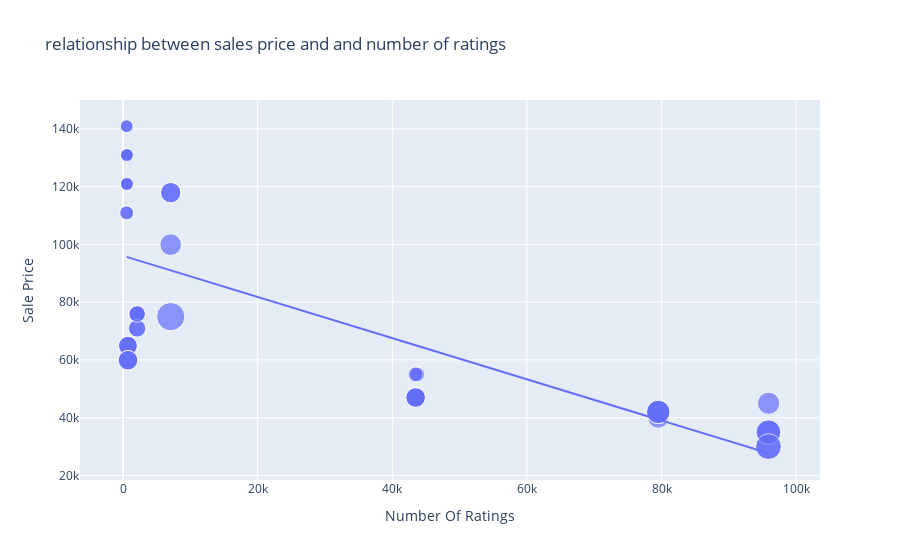

The code cell stored with this chart in its notebook:
### Code cell
figure = px.scatter(data_frame = data, x ="Number Of Ratings", y ="Sale Price", size = 'Discount Percentage', trendline = 'ols', title = 'relationship between sales price and and number of ratings')
figure.show()

### Figure 1 — Plotly figure (JSON) as saved in the notebook; plotly's stock layout.template omitted (floating-point values rounded to 4 significant figures)
{"data": [{"hovertemplate": "Number Of Ratings=%{x}<br>Sale Price=%{y}<br>Discount Percentage=%{marker.size}<extra></extra>", "legendgroup": "", "marker": {"color": "#636efa", "size": [0, 0, 0, 0, 0, 0, 0, 0, 0, 20, 16, 20, 20, 20, 0, 0, 0, 0, 29, 15, 0, 15, 17, 18, 6, 6, 13, 6, 14, 10, 7, 6, 6, 13, 13, 10, 10, 6, 14, 6, 10, 6, 11, 11, 10, 14, 7, 6, 6, 6, 8, 8, 24, 22, 22, 22, 8, 24, 14, 14, 14, 14], "sizemode": "area", "sizeref": 0.0725, "symbol": "circle"}, "mode": "markers", "name": "", "orientation": "v", "showlegend": false, "type": "scatter", "x": [3431, 3431, 3431, 11202, 11202, 3431, 3431, 11202, 1454, 79512, 79512, 79582, 79512, 79512, 1078, 1078, 1078, 1078, 7088, 7088, 1078, 7088, 7081, 95909, 542, 580, 740, 545, 740, 2101, 545, 580, 580, 730, 730, 2101, 2101, 580, 740, 580, 2092, 545, 2101, 2092, 2101, 740, 545, 580, 580, 580, 43707, 43707, 95807, 95909, 95807, 95909, 43470, 95909, 43470, 43470, 43470, 43470], "xaxis": "x", "y": [49900, 84900, 84900, 77000, 77000, 49900, 49900, 77000, 89900, 41999, 39999, 41999, 41999, 41999, 131900, 117100, 131900, 117100, 74999, 117900, 117100, 117900, 99900, 44999, 140900, 130900, 64900, 120900, 59900, 75900, 110900, 130900, 120900, 64900, 64900, 75900, 75900, 120900, 59900, 120900, 75900, 140900, 70900, 70900, 75900, 59900, 110900, 120900, 130900, 130900, 54999, 54999, 29999, 34999, 34999, 34999, 54999, 29999, 46999, 46999, 46999, 46999], "yaxis": "y"}, {"hovertemplate": "<b>OLS trendline</b><br>Sale Price = -0.712783 * Number Of Ratings + 96054.8<br>R<sup>2</sup>=0.492139<br><br>Number Of Ratings=%{x}<br>Sale Price=%{y} <b>(trend)</b><extra></extra>", "legendgroup": "", "marker": {"color": "#636efa", "symbol": "circle"}, "mode": "lines", "name": "", "showlegend": false, "type": "scatter", "x": [542, 545, 545, 545, 545, 580, 580, 580, 580, 580, 580, 580, 580, 730, 730, 740, 740, 740, 740, 1078, 1078, 1078, 1078, 1078, 1454, 2092, 2092, 2101, 2101, 2101, 2101, 2101, 3431, 3431, 3431, 3431, 3431, 7081, 7088, 7088, 7088, 11202, 11202, 11202, 43470, 43470, 43470, 43470, 43470, 43707, 43707, 79512, 79512, 79512, 79512, 79582, 95807, 95807, 95909, 95909, 95909, 95909], "xaxis": "x", "y": [95670.0, 95670.0, 95670.0, 95670.0, 95670.0, 95640.0, 95640.0, 95640.0, 95640.0, 95640.0, 95640.0, 95640.0, 95640.0, 95530.0, 95530.0, 95530.0, 95530.0, 95530.0, 95530.0, 95290.0, 95290.0, 95290.0, 95290.0, 95290.0, 95020.0, 94560.0, 94560.0, 94560.0, 94560.0, 94560.0, 94560.0, 94560.0, 93610.0, 93610.0, 93610.0, 93610.0, 93610.0, 91010.0, 91000.0, 91000.0, 91000.0, 88070.0, 88070.0, 88070.0, 65070.0, 65070.0, 65070.0, 65070.0, 65070.0, 64900.0, 64900.0, 39380.0, 39380.0, 39380.0, 39380.0, 39330.0, 27770.0, 27770.0, 27690.0, 27690.0, 27690.0, 27690.0], "yaxis": "y"}], "layout": {"autosize": true, "legend": {"itemsizing": "constant", "tracegroupgap": 0}, "title": {"text": "relationship between sales price and and number of ratings"}, "xaxis": {"anchor": "y", "autorange": true, "domain": [0, 1], "range": [-5980.0, 103000.0], "title": {"text": "Number Of Ratings"}, "type": "linear"}, "yaxis": {"anchor": "x", "autorange": true, "domain": [0, 1], "range": [11530.0, 153700.0], "title": {"text": "Sale Price"}, "type": "linear"}}}
